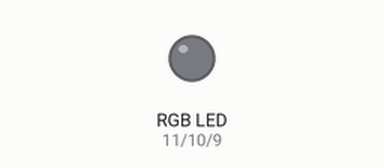
The sketch below on a simulated Arduino Uno, built with avr-gcc and run on an emulated ATmega328P. On the bench: an RGB LED mixed from three pins (HIGH = lit). Dim RGB values are drawn brighter than linear.

Above: at 0.1 s.
At 7.6 s:
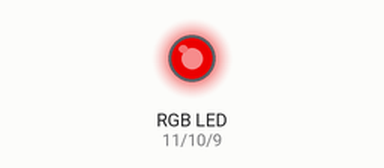
At 12.6 s:
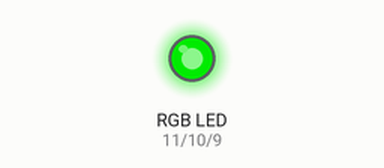
At 17.6 s:
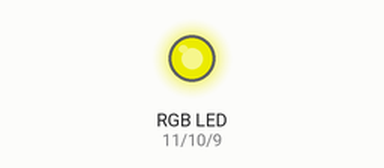
At 25.1 s:
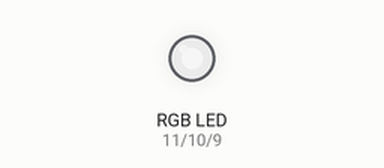
At 37.6 s:
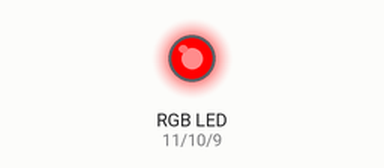
Timing chart, 0 to 39.1 s (numbered marks = the images above):
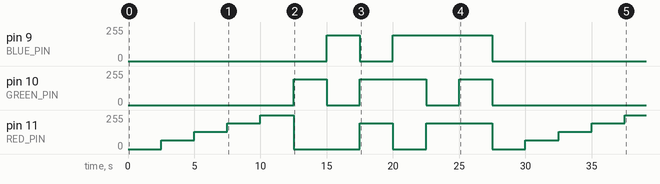

The sketch:

day8.ino
```cpp
/*
 * 30 Days - Lost in Space
 * Day 8 - Adding some color to this dark place
 *
 * Learn more at https://learn.inventr.io/adventure
 *
 * Previously we have used different color LEDs with our HERO, but when we require
 * more output, or desire a color different from the available colors we use a more
 * flexible "RGB LED".  RGB LEDs have a red, a green and a blue LED packaged into a
 * single LED package.  By using something called Pulse Width Modulation (PWM) we
 * can vary the intensity of each LED and come up a wide variety of colors.
 *
 * Alex Eschenauer
 * David Schmidt
 * Greg Lyzenga
 */

/*
 * Arduino concepts introduced/documented in this lesson.
 * - analogWrite(): Used to control a PWM pin, giving a variable intensity
 * - Passing variables into functions
 *
 * Parts and electronics concepts introduced in this lesson.
 * - Common Cathode (single grounded pin) RGB LED.
 */

// Explicitly include Arduino.h
#include "Arduino.h"

/*
 * Each color in an RGB LED is controlled with a different pin on our HERO board.
 *
 * NOTE: Only pins 3, 5, 6, 9, 10 and 11 on the HERO board support PWM which is
 *       indicated on the board by preceding those pin numbers on the HERO board
 *       with a tilde ('~') character.  Only those pins support PWM and analogWrite().
 */
const byte RED_PIN    = 11;   // PWM pin controlling the red    leg of our RGB LED
const byte GREEN_PIN  = 10;   // PWM pin controlling the green  leg of our RGB LED
const byte BLUE_PIN   = 9;    // PWM pin controlling the blue   leg of our RGB LED

/*
 * Define a set of constants to represent 4 different brightness levels for our
 * RGB LED using PWM pins and analogWrite().  PWM can set values ranging from 0
 * to 255 which we will demonstrate by adding 64 (roughly 1/4 of that range) to
 * each preceding value.
 *
 * NOTE: this also demonstrates that our constants can be computed using an expression
 *       that includes any previouly defined constant.  However, the expression cannot
 *       include variables or values that could change during execution.
 */
const byte OFF = 0;                 // Selected color is OFF
const byte DIM = 64;                // Selected color is 1/4 intensity
const byte BRIGHTER = DIM + 64;     // Selected color is 1/2 intensity
const byte BRIGHT = BRIGHTER + 64;  // Selected color is 3/4 intensity
const byte BRIGHTEST = 255;         // Selected color is maximum intensity (255)

// We can change this constant here, in one place, to change how long each color is displayed.
const unsigned int COLOR_DELAY = 2500;  // show each color for 500 milliseconds

void setup()
{
  // Set each of our PWM pins as OUTPUT pins
  pinMode(RED_PIN, OUTPUT);
  pinMode(GREEN_PIN, OUTPUT);
  pinMode(BLUE_PIN, OUTPUT);
}

// Each time through loop() we display some of the color variations available
// using an RGB LED.
void loop()
{
  // First demonstrate our different PWM levels by slowly brightening our red LED
  displayColor(OFF, OFF, OFF);  // OFF!
  delay(COLOR_DELAY);
  displayColor(DIM, OFF, OFF);  // Display red LED at 1/4 intensity
  delay(COLOR_DELAY);
  displayColor(BRIGHTER, OFF, OFF);  // Display red LED at 1/2 intensity
  delay(COLOR_DELAY);
  displayColor(BRIGHT, OFF, OFF);  // Display red LED at 3/4 intensity
  delay(COLOR_DELAY);
  displayColor(BRIGHTEST, OFF, OFF);  // Display red LED at FULL intensity
  delay(COLOR_DELAY);

  // Display our other two LED colors at half intensity
  displayColor(OFF, BRIGHT, OFF);  // Display the green LED
  delay(COLOR_DELAY);
  displayColor(OFF, OFF, BRIGHT);  // Display the blue LED
  delay(COLOR_DELAY);

  // Now show various colors (at half intensity) by mixing our three colors
  displayColor(BRIGHT, BRIGHT, OFF);  // Display yellow by mixing red and green LEDs
  delay(COLOR_DELAY);
  displayColor(OFF, BRIGHT, BRIGHT);  // Display cyan by mixing green and blue LEDs
  delay(COLOR_DELAY);
  displayColor(BRIGHT, OFF, BRIGHT);  // Display magenta by mixing red and blue LEDs
  delay(COLOR_DELAY);

  //hard coded colour
  displayColor(255, 103, 0);  // Display magenta by mixing red and blue LEDs

  // Display all of our LEDs to get white.
  displayColor(BRIGHT, BRIGHT, BRIGHT);  // white
  delay(COLOR_DELAY);
}

/*
 * displayColor() is a function that accepts three parameters representing the desired
 * intensity for each of the LEDs in the RGB LED.
 *
 * Each parameter passed must have a type (here we match what analogWrite() will use) and
 * a name to be used inside the function to refer to the parameter.  The parameters can all
 * be included on a single line like:
 * void displayColor( byte red_intensity, byte green_intensity, byte blue_intensity) {
 *
 * However, if we display each parameter on it's own line we can add a comment to each
 * for additional clarity.
 */
void displayColor(
  byte red_intensity,    // red LED intensity (0-255)
  byte green_intensity,  // green LED intensity (0-255)
  byte blue_intensity    // blue LED intensity (0-255)
)
{
  analogWrite(RED_PIN, red_intensity);      // Set red LED intensity using PWM
  analogWrite(GREEN_PIN, green_intensity);  // Set green LED intensity using PWM
  analogWrite(BLUE_PIN, blue_intensity);    // Set blue LED intensity using PWM
}
```

Measured:
- by itself, pin 9 (BLUE_PIN): 0/255 → 192/255 at 15.0 s, → 0/255 2.5 s later, → 192/255 2.5 s later, → 0/255 7.5 s later
- by itself, pin 10 (GREEN_PIN): goes 192/255 2.5 s, 0/255 2.5 s, 192/255 5.0 s, 0/255 2.5 s, 192/255 2.5 s, then 0/255
- by itself, pin 11 (RED_PIN): 0/255 → 64/255 at 2.5 s, → 128/255 2.5 s later, → 192/255 2.5 s later, → 255/255 2.5 s later, … (13 changes in this stretch)
